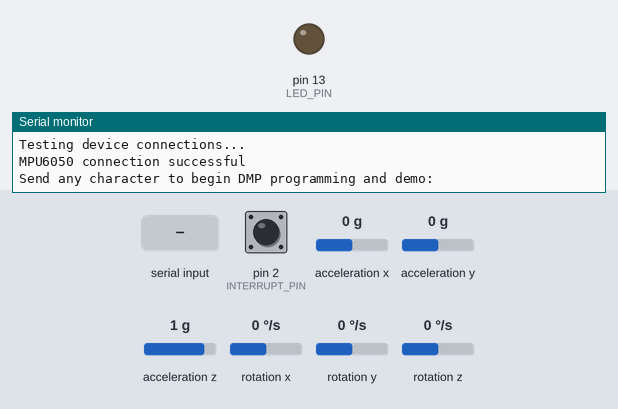
The sketch below on a simulated Arduino Leonardo, built with avr-gcc and run on an emulated ATmega32U4. On the bench: output pins drawn as LEDs (lit = HIGH), the last lines printed to the serial monitor. Dashed ring = blinking. The inputs (shaded band) are chosen by the test bench; at power-on: acceleration x 0 g, rotation z 0 °/s, acceleration z 1 g, acceleration y 0 g, pin 2 (INTERRUPT_PIN) LOW, rotation x 0 °/s, rotation y 0 °/s. The sensor or clock chip raises its interrupt line as the real part does.

Above: at 0.8 s.
0.9 s: "1\n" received over Serial
At 1.58 s:
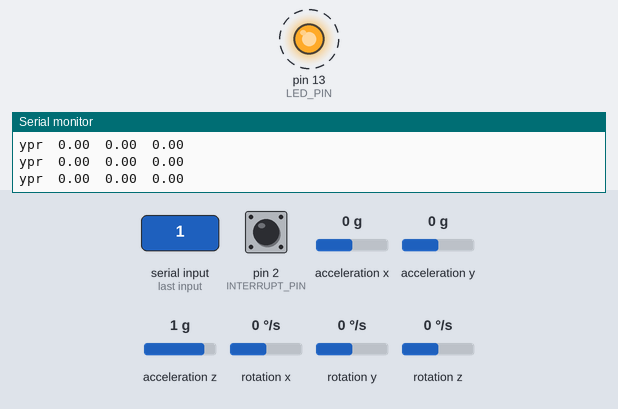
3.9 s: acceleration x set to -1.4 g
6.9 s: rotation z set to 100 °/s
9.9 s: acceleration z set to -1.4 g
12.9 s: acceleration y set to -1.4 g
Timing chart, 0 to 19.9 s (numbered marks = the images above; inputs shaded):
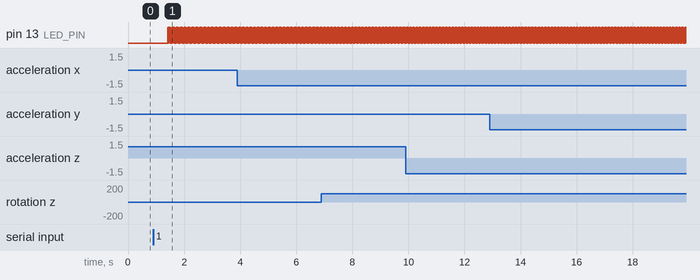

The sketch:

MPU6050_DMP6.ino
```cpp
// I2C device class (I2Cdev) demonstration Arduino sketch for MPU6050 class using DMP (MotionApps v2.0)
// 6/21/2012 by Jeff Rowberg <jeff@rowberg.net>
// Updates should (hopefully) always be available at https://github.com/jrowberg/i2cdevlib
//
// Changelog:
//      2019-07-08 - Added Auto Calibration and offset generator
//		   - and altered FIFO retrieval sequence to avoid using blocking code
//      2016-04-18 - Eliminated a potential infinite loop
//      2013-05-08 - added seamless Fastwire support
//                 - added note about gyro calibration
//      2012-06-21 - added note about Arduino 1.0.1 + Leonardo compatibility error
//      2012-06-20 - improved FIFO overflow handling and simplified read process
//      2012-06-19 - completely rearranged DMP initialization code and simplification
//      2012-06-13 - pull gyro and accel data from FIFO packet instead of reading directly
//      2012-06-09 - fix broken FIFO read sequence and change interrupt detection to RISING
//      2012-06-05 - add gravity-compensated initial reference frame acceleration output
//                 - add 3D math helper file to DMP6 example sketch
//                 - add Euler output and Yaw/Pitch/Roll output formats
//      2012-06-04 - remove accel offset clearing for better results (thanks Sungon Lee)
//      2012-06-01 - fixed gyro sensitivity to be 2000 deg/sec instead of 250
//      2012-05-30 - basic DMP initialization working

/* ============================================
I2Cdev device library code is placed under the MIT license
Copyright (c) 2012 Jeff Rowberg

Permission is hereby granted, free of charge, to any person obtaining a copy
of this software and associated documentation files (the "Software"), to deal
in the Software without restriction, including without limitation the rights
to use, copy, modify, merge, publish, distribute, sublicense, and/or sell
copies of the Software, and to permit persons to whom the Software is
furnished to do so, subject to the following conditions:

The above copyright notice and this permission notice shall be included in
all copies or substantial portions of the Software.

THE SOFTWARE IS PROVIDED "AS IS", WITHOUT WARRANTY OF ANY KIND, EXPRESS OR
IMPLIED, INCLUDING BUT NOT LIMITED TO THE WARRANTIES OF MERCHANTABILITY,
FITNESS FOR A PARTICULAR PURPOSE AND NONINFRINGEMENT. IN NO EVENT SHALL THE
AUTHORS OR COPYRIGHT HOLDERS BE LIABLE FOR ANY CLAIM, DAMAGES OR OTHER
LIABILITY, WHETHER IN AN ACTION OF CONTRACT, TORT OR OTHERWISE, ARISING FROM,
OUT OF OR IN CONNECTION WITH THE SOFTWARE OR THE USE OR OTHER DEALINGS IN
THE SOFTWARE.
===============================================
*/

// I2Cdev and MPU6050 must be installed as libraries, or else the .cpp/.h files
// for both classes must be in the include path of your project
#include "I2Cdev.h"

#include "MPU6050_6Axis_MotionApps20.h"
//#include "MPU6050.h" // not necessary if using MotionApps include file

// Arduino Wire library is required if I2Cdev I2CDEV_ARDUINO_WIRE implementation
// is used in I2Cdev.h
#if I2CDEV_IMPLEMENTATION == I2CDEV_ARDUINO_WIRE
    #include "Wire.h"
#endif

// class default I2C address is 0x68
// specific I2C addresses may be passed as a parameter here
// AD0 low = 0x68 (default for SparkFun breakout and InvenSense evaluation board)
// AD0 high = 0x69
MPU6050 mpu;
//MPU6050 mpu(0x69); // <-- use for AD0 high

/* =========================================================================
   NOTE: In addition to connection 3.3v, GND, SDA, and SCL, this sketch
   depends on the MPU-6050's INT pin being connected to the Arduino's
   external interrupt #0 pin. On the Arduino Uno and Mega 2560, this is
   digital I/O pin 2.
 * ========================================================================= */

/* =========================================================================
   NOTE: Arduino v1.0.1 with the Leonardo board generates a compile error
   when using Serial.write(buf, len). The Teapot output uses this method.
   The solution requires a modification to the Arduino USBAPI.h file, which
   is fortunately simple, but annoying. This will be fixed in the next IDE
   release. For more info, see these links:

   http://arduino.cc/forum/index.php/topic,109987.0.html
   http://code.google.com/p/arduino/issues/detail?id=958
 * ========================================================================= */


// uncomment "OUTPUT_READABLE_QUATERNION" if you want to see the actual
// quaternion components in a [w, x, y, z] format (not best for parsing
// on a remote host such as Processing or something though)
//#define OUTPUT_READABLE_QUATERNION

// uncomment "OUTPUT_READABLE_EULER" if you want to see Euler angles
// (in degrees) calculated from the quaternions coming from the FIFO.
// Note that Euler angles suffer from gimbal lock (for more info, see
// http://en.wikipedia.org/wiki/Gimbal_lock)
//#define OUTPUT_READABLE_EULER

// uncomment "OUTPUT_READABLE_YAWPITCHROLL" if you want to see the yaw/
// pitch/roll angles (in degrees) calculated from the quaternions coming
// from the FIFO. Note this also requires gravity vector calculations.
// Also note that yaw/pitch/roll angles suffer from gimbal lock (for
// more info, see: http://en.wikipedia.org/wiki/Gimbal_lock)
#define OUTPUT_READABLE_YAWPITCHROLL

// uncomment "OUTPUT_READABLE_REALACCEL" if you want to see acceleration
// components with gravity removed. This acceleration reference frame is
// not compensated for orientation, so +X is always +X according to the
// sensor, just without the effects of gravity. If you want acceleration
// compensated for orientation, us OUTPUT_READABLE_WORLDACCEL instead.
//#define OUTPUT_READABLE_REALACCEL

// uncomment "OUTPUT_READABLE_WORLDACCEL" if you want to see acceleration
// components with gravity removed and adjusted for the world frame of
// reference (yaw is relative to initial orientation, since no magnetometer
// is present in this case). Could be quite handy in some cases.
//#define OUTPUT_READABLE_WORLDACCEL

// uncomment "OUTPUT_TEAPOT" if you want output that matches the
// format used for the InvenSense teapot demo
//#define OUTPUT_TEAPOT


#define INTERRUPT_PIN 2  // use pin 2 on Arduino Uno & most boards
#define LED_PIN 13 // (Arduino is 13, Teensy is 11, Teensy++ is 6)
bool blinkState = false;

// MPU control/status vars
bool dmpReady = false;  // set true if DMP init was successful
uint8_t mpuIntStatus;   // holds actual interrupt status byte from MPU
uint8_t devStatus;      // return status after each device operation (0 = success, !0 = error)
uint16_t packetSize;    // expected DMP packet size (default is 42 bytes)
uint16_t fifoCount;     // count of all bytes currently in FIFO
uint8_t fifoBuffer[64]; // FIFO storage buffer

// orientation/motion vars
Quaternion q;           // [w, x, y, z]         quaternion container
VectorInt16 aa;         // [x, y, z]            accel sensor measurements
VectorInt16 aaReal;     // [x, y, z]            gravity-free accel sensor measurements
VectorInt16 aaWorld;    // [x, y, z]            world-frame accel sensor measurements
VectorFloat gravity;    // [x, y, z]            gravity vector
float euler[3];         // [psi, theta, phi]    Euler angle container
float ypr[3];           // [yaw, pitch, roll]   yaw/pitch/roll container and gravity vector

// packet structure for InvenSense teapot demo
uint8_t teapotPacket[14] = { '$', 0x02, 0,0, 0,0, 0,0, 0,0, 0x00, 0x00, '\r', '\n' };


// ================================================================
// ===               INTERRUPT DETECTION ROUTINE                ===
// ================================================================

volatile bool mpuInterrupt = false;     // indicates whether MPU interrupt pin has gone high
void dmpDataReady() {
    mpuInterrupt = true;
}


// ================================================================
// ===                      INITIAL SETUP                       ===
// ================================================================

void setup() {
    // join I2C bus (I2Cdev library doesn't do this automatically)
    #if I2CDEV_IMPLEMENTATION == I2CDEV_ARDUINO_WIRE
        Wire.begin();
        Wire.setClock(100000); // 400kHz I2C clock. Comment this line if having compilation difficulties
    #elif I2CDEV_IMPLEMENTATION == I2CDEV_BUILTIN_FASTWIRE
        Fastwire::setup(400, true);
    #endif

    // initialize serial communication
    // (115200 chosen because it is required for Teapot Demo output, but it's
    // really up to you depending on your project)
    Serial.begin(115200);
    while (!Serial); // wait for Leonardo enumeration, others continue immediately

    // NOTE: 8MHz or slower host processors, like the Teensy @ 3.3V or Arduino
    // Pro Mini running at 3.3V, cannot handle this baud rate reliably due to
    // the baud timing being too misaligned with processor ticks. You must use
    // 38400 or slower in these cases, or use some kind of external separate
    // crystal solution for the UART timer.

    // initialize device
    Serial.println(F("Initializing I2C devices..."));
    mpu.initialize();
    pinMode(INTERRUPT_PIN, INPUT);

    // verify connection
    Serial.println(F("Testing device connections..."));
    Serial.println(mpu.testConnection() ? F("MPU6050 connection successful") : F("MPU6050 connection failed"));

    // wait for ready
    Serial.println(F("\nSend any character to begin DMP programming and demo: "));
    while (Serial.available() && Serial.read()); // empty buffer
    while (!Serial.available());                 // wait for data
    while (Serial.available() && Serial.read()); // empty buffer again

    // load and configure the DMP
    Serial.println(F("Initializing DMP..."));
    devStatus = mpu.dmpInitialize();

    // supply your own gyro offsets here, scaled for min sensitivity
    mpu.setXGyroOffset(220);
    mpu.setYGyroOffset(76);
    mpu.setZGyroOffset(-85);
    mpu.setZAccelOffset(1788); // 1688 factory default for my test chip

    // make sure it worked (returns 0 if so)
    if (devStatus == 0) {
        // Calibration Time: generate offsets and calibrate our MPU6050
        mpu.CalibrateAccel(6);
        mpu.CalibrateGyro(6);
        mpu.PrintActiveOffsets();
        // turn on the DMP, now that it's ready
        Serial.println(F("Enabling DMP..."));
        mpu.setDMPEnabled(true);

        // enable Arduino interrupt detection
        Serial.print(F("Enabling interrupt detection (Arduino external interrupt "));
        Serial.print(digitalPinToInterrupt(INTERRUPT_PIN));
        Serial.println(F(")..."));
        attachInterrupt(digitalPinToInterrupt(INTERRUPT_PIN), dmpDataReady, RISING);
        mpuIntStatus = mpu.getIntStatus();

        // set our DMP Ready flag so the main loop() function knows it's okay to use it
        Serial.println(F("DMP ready! Waiting for first interrupt..."));
        dmpReady = true;

        // get expected DMP packet size for later comparison
        packetSize = mpu.dmpGetFIFOPacketSize();
    } else {
        // ERROR!
        // 1 = initial memory load failed
        // 2 = DMP configuration updates failed
        // (if it's going to break, usually the code will be 1)
        Serial.print(F("DMP Initialization failed (code "));
        Serial.print(devStatus);
        Serial.println(F(")"));
    }

    // configure LED for output
    pinMode(LED_PIN, OUTPUT);
}


// ================================================================
// ===                    MAIN PROGRAM LOOP                     ===
// ================================================================

void loop() {
    // if programming failed, don't try to do anything
    if (!dmpReady) return;
    // read a packet from FIFO
    if (mpu.dmpGetCurrentFIFOPacket(fifoBuffer)) { // Get the Latest packet
        #ifdef OUTPUT_READABLE_QUATERNION
            // display quaternion values in easy matrix form: w x y z
            mpu.dmpGetQuaternion(&q, fifoBuffer);
            Serial.print("quat\t");
            Serial.print(q.w);
            Serial.print("\t");
            Serial.print(q.x);
            Serial.print("\t");
            Serial.print(q.y);
            Serial.print("\t");
            Serial.println(q.z);
        #endif

        #ifdef OUTPUT_READABLE_EULER
            // display Euler angles in degrees
            mpu.dmpGetQuaternion(&q, fifoBuffer);
            mpu.dmpGetEuler(euler, &q);
            Serial.print("euler\t");
            Serial.print(euler[0] * 180/M_PI);
            Serial.print("\t");
            Serial.print(euler[1] * 180/M_PI);
            Serial.print("\t");
            Serial.println(euler[2] * 180/M_PI);
        #endif

        #ifdef OUTPUT_READABLE_YAWPITCHROLL
            // display Euler angles in degrees
            mpu.dmpGetQuaternion(&q, fifoBuffer);
            mpu.dmpGetGravity(&gravity, &q);
            mpu.dmpGetYawPitchRoll(ypr, &q, &gravity);
            Serial.print("ypr\t");
            Serial.print(ypr[0] * 180/M_PI);
            Serial.print("\t");
            Serial.print(ypr[1] * 180/M_PI);
            Serial.print("\t");
            Serial.println(ypr[2] * 180/M_PI);
        #endif

        #ifdef OUTPUT_READABLE_REALACCEL
            // display real acceleration, adjusted to remove gravity
            mpu.dmpGetQuaternion(&q, fifoBuffer);
            mpu.dmpGetAccel(&aa, fifoBuffer);
            mpu.dmpGetGravity(&gravity, &q);
            mpu.dmpGetLinearAccel(&aaReal, &aa, &gravity);
            Serial.print("areal\t");
            Serial.print(aaReal.x);
            Serial.print("\t");
            Serial.print(aaReal.y);
            Serial.print("\t");
            Serial.println(aaReal.z);
        #endif

        #ifdef OUTPUT_READABLE_WORLDACCEL
            // display initial world-frame acceleration, adjusted to remove gravity
            // and rotated based on known orientation from quaternion
            mpu.dmpGetQuaternion(&q, fifoBuffer);
            mpu.dmpGetAccel(&aa, fifoBuffer);
            mpu.dmpGetGravity(&gravity, &q);
            mpu.dmpGetLinearAccel(&aaReal, &aa, &gravity);
            mpu.dmpGetLinearAccelInWorld(&aaWorld, &aaReal, &q);
            Serial.print("aworld\t");
            Serial.print(aaWorld.x);
            Serial.print("\t");
            Serial.print(aaWorld.y);
            Serial.print("\t");
            Serial.println(aaWorld.z);
        #endif

        #ifdef OUTPUT_TEAPOT
            // display quaternion values in InvenSense Teapot demo format:
            teapotPacket[2] = fifoBuffer[0];
            teapotPacket[3] = fifoBuffer[1];
            teapotPacket[4] = fifoBuffer[4];
            teapotPacket[5] = fifoBuffer[5];
            teapotPacket[6] = fifoBuffer[8];
            teapotPacket[7] = fifoBuffer[9];
            teapotPacket[8] = fifoBuffer[12];
            teapotPacket[9] = fifoBuffer[13];
            Serial.write(teapotPacket, 14);
            teapotPacket[11]++; // packetCount, loops at 0xFF on purpose
        #endif

        // blink LED to indicate activity
        blinkState = !blinkState;
        digitalWrite(LED_PIN, blinkState);
    }
}
```

Measured:
- after the input at 0.9 s, pin 13 (LED_PIN): alternates HIGH for 0.01 s and LOW for 0.01 s, starting after 0.51 s
